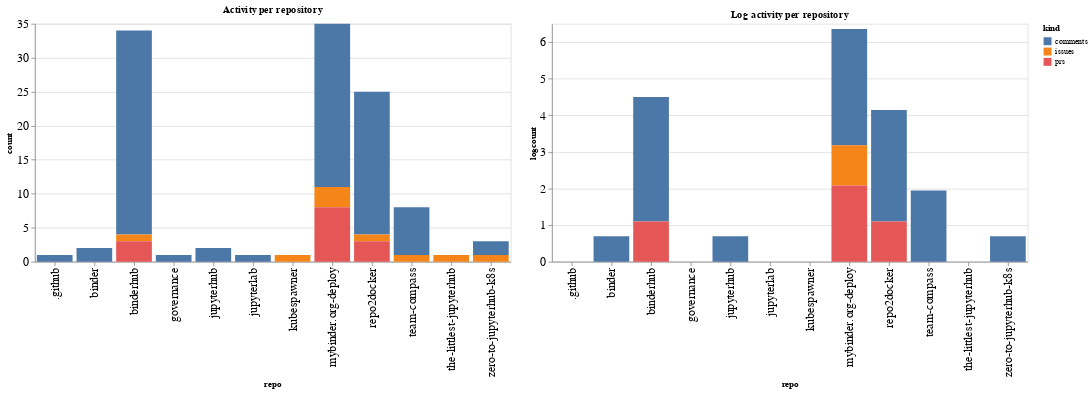

Source (notebook cell):
### Code cell
ch1 = alt.Chart(repo_summaries, width=600, title="Activity per repository").mark_bar().encode(
    x='repo',
    y='count',
    color='kind',
    tooltip="kind"
)

ch2 = alt.Chart(repo_summaries, width=600, title="Log activity per repository").mark_bar().encode(
    x='repo',
    y='logcount',
    color='kind',
    tooltip="kind"
)

ch1 | ch2

### Figure 1 — Vega-Lite specification as saved in the notebook (floating-point values rounded to 4 significant figures)
{"config": {"axisLeft": {"labelFontSize": 15}, "axisBottom": {"labelFontSize": 15}}, "hconcat": [{"mark": "bar", "encoding": {"color": {"type": "nominal", "field": "kind"}, "tooltip": {"type": "nominal", "field": "kind"}, "x": {"type": "nominal", "field": "repo"}, "y": {"type": "quantitative", "field": "count"}}, "title": "Activity per repository", "width": 600}, {"mark": "bar", "encoding": {"color": {"type": "nominal", "field": "kind"}, "tooltip": {"type": "nominal", "field": "kind"}, "x": {"type": "nominal", "field": "repo"}, "y": {"type": "quantitative", "field": "logcount"}}, "title": "Log activity per repository", "width": 600}], "data": {"name": "data-07ae071def3c204c9f5da8479d2db843"}, "$schema": "https://vega.github.io/schema/vega-lite/v4.8.1.json", "datasets": {"data-07ae071def3c204c9f5da8479d2db843": [{"repo": ".github", "kind": "comments", "count": 1, "logcount": 0.0}, {"repo": "binder", "kind": "comments", "count": 2, "logcount": 0.6931}, {"repo": "binderhub", "kind": "comments", "count": 30, "logcount": 3.401}, {"repo": "binderhub", "kind": "issues", "count": 1, "logcount": 0.0}, {"repo": "binderhub", "kind": "prs", "count": 3, "logcount": 1.099}, {"repo": "governance", "kind": "comments", "count": 1, "logcount": 0.0}, {"repo": "jupyterhub", "kind": "comments", "count": 2, "logcount": 0.6931}, {"repo": "jupyterlab", "kind": "comments", "count": 1, "logcount": 0.0}, {"repo": "kubespawner", "kind": "issues", "count": 1, "logcount": 0.0}, {"repo": "mybinder.org-deploy", "kind": "comments", "count": 24, "logcount": 3.178}, {"repo": "mybinder.org-deploy", "kind": "issues", "count": 3, "logcount": 1.099}, {"repo": "mybinder.org-deploy", "kind": "prs", "count": 8, "logcount": 2.079}, {"repo": "repo2docker", "kind": "comments", "count": 21, "logcount": 3.045}, {"repo": "repo2docker", "kind": "issues", "count": 1, "logcount": 0.0}, {"repo": "repo2docker", "kind": "prs", "count": 3, "logcount": 1.099}, {"repo": "team-compass", "kind": "comments", "count": 7, "logcount": 1.946}, {"repo": "team-compass", "kind": "issues", "count": 1, "logcount": 0.0}, {"repo": "the-littlest-jupyterhub", "kind": "issues", "count": 1, "logcount": 0.0}, {"repo": "zero-to-jupyterhub-k8s", "kind": "comments", "count": 2, "logcount": 0.6931}, {"repo": "zero-to-jupyterhub-k8s", "kind": "issues", "count": 1, "logcount": 0.0}]}}
